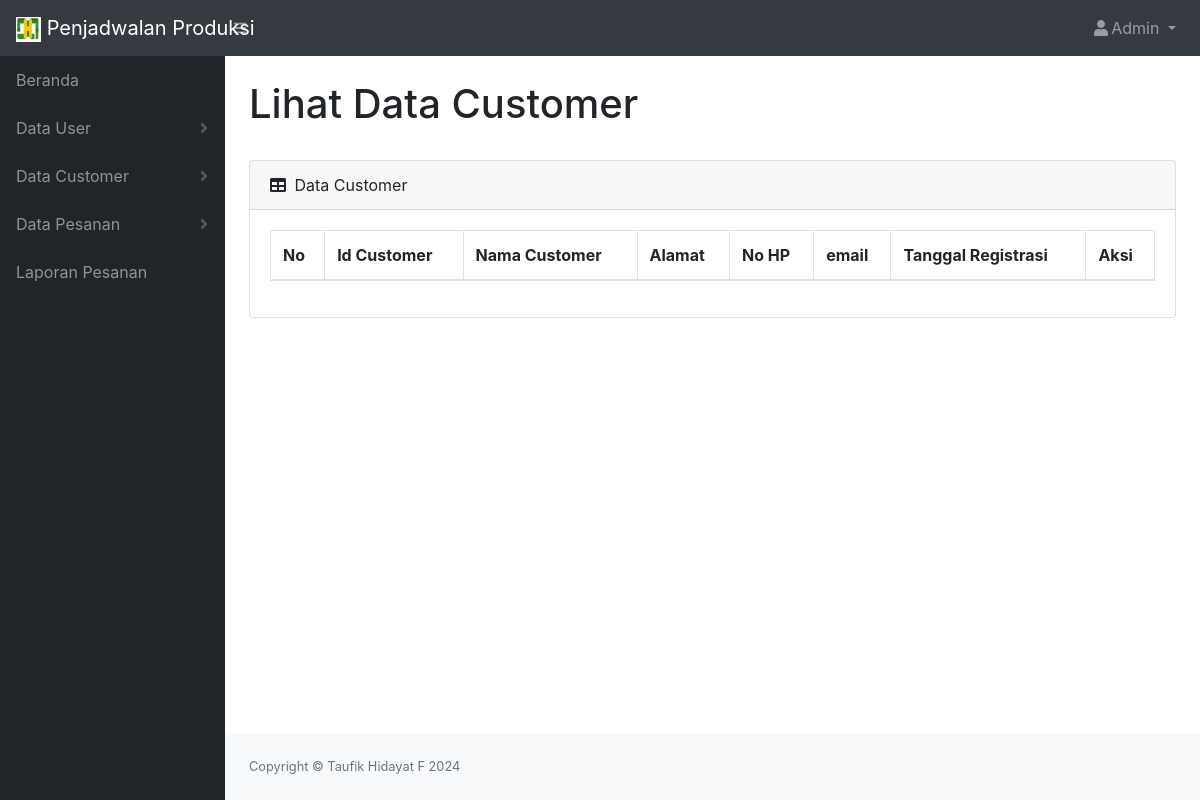
The app's page /menu_admin/lihat_customer.php, older data.
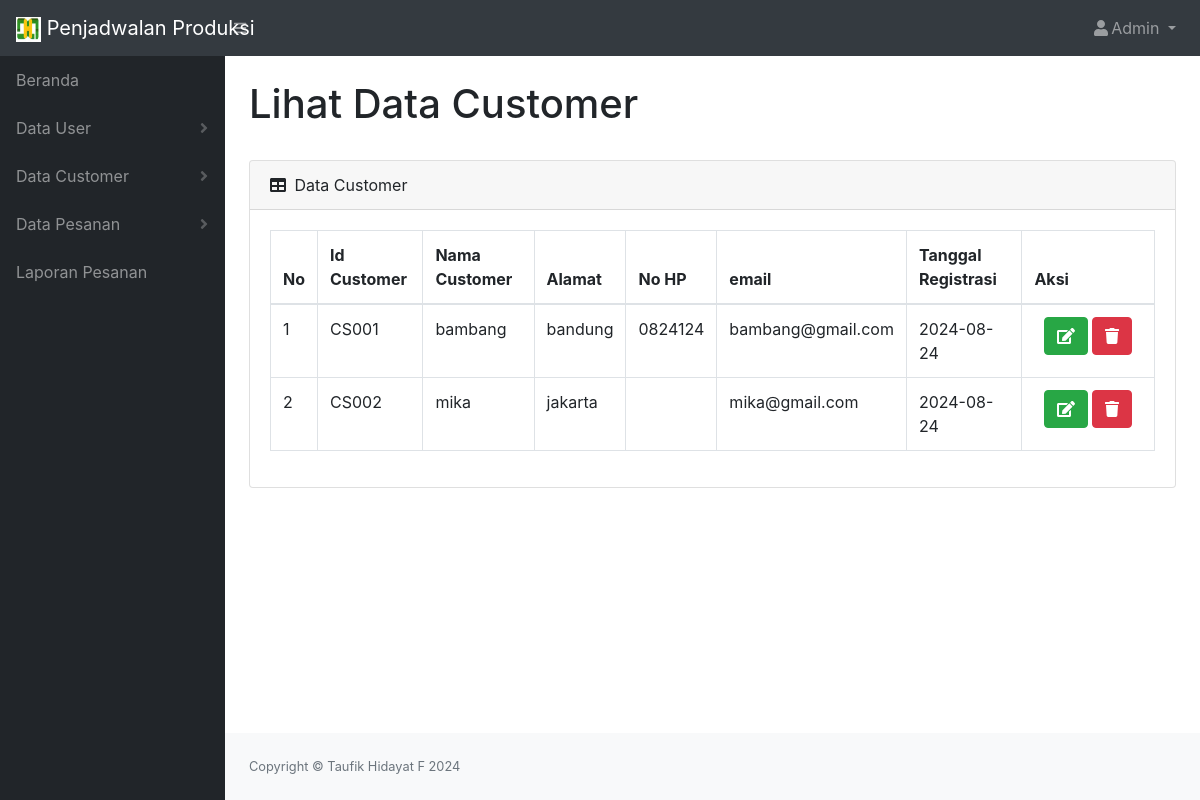
The same page, newer data.
### tables this page shows
CREATE TABLE `customer` (
  `id_customer` varchar(11) NOT NULL,
  `nama` varchar(255) NOT NULL,
  `alamat` text NOT NULL,
  `no_hp` varchar(20) NOT NULL,
  `email` varchar(255) NOT NULL,
  `tgl_daftar` date NOT NULL
);

### config/controller.php (called while the page is built, shortened)
<?php
function select($query)
{
    global $koneksi;
    $result = mysqli_query($koneksi, $query);
    $rows = [];
    while ($row = mysqli_fetch_assoc($result)) {
        $rows[] = $row;
    }
    return $rows;
}

### menu_admin/lihat_customer.php (the view, shortened to what this page needs)
<!DOCTYPE html>
<html lang="en">
<head>
    <link href="../css/styles.css" rel="stylesheet" />
    <link href="https://cdn.datatables.net/1.10.20/css/dataTables.bootstrap4.min.css" rel="stylesheet" />
</head>
<body class="sb-nav-fixed">
    <?php include '../tema_menu/header_Admin.php';
    include '../tema_menu/sidebar_Admin.php';
    $data_cs = select("SELECT * FROM customer "); ?>
    <div id="layoutSidenav_content">
        <main>
            <div class="container-fluid">
                <h1 class="mt-4">Lihat Data Customer</h1>
                <br>
                <div class="card mb-4">
                    <div class="card-header">
                        <i class="fas fa-table mr-1"></i>
                        Data Customer
                    </div>
                    <div class="card-body">
                        <div class="table-responsive">
                            <table class="table table-bordered" table-striped mt-3 id="dataTable">
                                <thead>
                                    <tr>
                                        <th>No</th>
                                        <th>Id Customer</th>
                                        <th>Nama Customer</th>
                                        <th>Alamat</th>
                                        <th>No HP</th>
                                        <th>email</th>
                                        <th>Tanggal Registrasi</th>
                                        <th>Aksi</th>
                                    </tr>
                                </thead>
                                <tbody>
                                    <?php $no = 1; ?>
                                    <?php foreach ($data_cs as $cs) : ?>
                                        <tr>
                                            <td><?= $no++; ?></td>
                                            <td><?= $cs['id_customer']; ?></td>
                                            <td><?= $cs['nama']; ?></td>
                                            <td><?= $cs['alamat']; ?></td>
                                            <td><?= $cs['no_hp']; ?></td>
                                            <td><?= $cs['email']; ?></td>
                                            <td><?= $cs['tgl_daftar']; ?></td>
                                            <td width="15%" class="text-center">
                                                <a href="ubah_customer.php?id_customer=<?= $cs['id_customer']; ?>" class="btn btn-success"><i class="fas fa-edit"></i></a>
                                                <a href="hapus_customer.php?id_customer=<?= $cs['id_customer']; ?>" class="btn btn-danger" onclick="return confirm('Yakin Data Customer : <?= $cs['nama']; ?>  Akan Dihapus ?');"><i class="fas fa-trash"></i></a>
                                            </td>
                                        </tr>
                                    <?php endforeach ?>
                                </tbody>
                            </table>
                        </div>
                    </div>
                </div>
            </div>
        </main>
        <?php include '../tema_menu/footer.php' ?>
    </div>
</body>
</html>

### tema_menu/header_Admin.php (shortened to what this page needs)
<html>
<nav class="sb-topnav navbar navbar-expand navbar-dark bg-dark">
            <a class="navbar-brand" href="../menu_admin/beranda.php"><img src="../assets/logo/logo.png" alt="deskripsi_gambar" width=25 height=25> Penjadwalan Produksi</a>
            <button class="btn btn-link btn-sm order-1 order-lg-0" id="sidebarToggle" href="#"><i class="fas fa-bars"></i></button>
            <ul class="navbar-nav ml-auto ml-md-0">
                <li class="nav-item dropdown">
                    <a class="nav-link dropdown-toggle" id="userDropdown" href="#" role="button" data-toggle="dropdown" aria-haspopup="true" aria-expanded="false"><i class="fas fa-user fa-fw"></i>Admin </a>
                </li>
            </ul>
        </nav>
</html>

### tema_menu/sidebar_Admin.php (shortened to what this page needs)
<html>
 <div id="layoutSidenav">
            <div id="layoutSidenav_nav">
                <nav class="sb-sidenav accordion sb-sidenav-dark" id="sidenavAccordion">
                    <div class="sb-sidenav-menu">
                        <div class="nav">
                            <a class="nav-link" href="beranda.php">
                                Beranda
                            </a>
                            <a class="nav-link collapsed" href="#" data-toggle="collapse" data-target="#collapseLayouts" aria-expanded="false" aria-controls="collapseLayouts">
                                Data User
                                <div class="sb-sidenav-collapse-arrow"><i class="fas fa-angle-down"></i></div>
                            </a>
                            <a class="nav-link collapsed" href="#" data-toggle="collapse" data-target="#collapseLayouts" aria-expanded="false" aria-controls="collapseLayouts">
                                Data Customer
                                <div class="sb-sidenav-collapse-arrow"><i class="fas fa-angle-down"></i></div>
                            </a>
                            <a class="nav-link collapsed" href="#" data-toggle="collapse" data-target="#collapsePages" aria-expanded="false" aria-controls="collapsePages">
                                Data Pesanan
                                <div class="sb-sidenav-collapse-arrow"><i class="fas fa-angle-down"></i></div>
                            </a>
                            <a class="nav-link" href="laporan_pesanan.php">
                                Laporan Pesanan
                            </a>
                        </div>
                    </div>
                </nav>
            </div>
</html>

### tema_menu/footer.php (shortened to what this page needs)
<html>
<footer class="py-4 bg-light mt-auto">
                    <div class="container-fluid">
                        <div class="d-flex align-items-center justify-content-between small">
                            <div class="text-muted">Copyright &copy; Taufik Hidayat F 2024</div>
                        </div>
                    </div>
                </footer>
</html>

Row changes from the older to the newer data that the page shows:
added customer: id_customer "CS001", nama "bambang", alamat "bandung", no_hp "0824124", email "bambang@gmail.com", tgl_daftar "2024-08-24"
added customer: id_customer "CS002", nama "mika", alamat "jakarta", email "mika@gmail.com", tgl_daftar "2024-08-24"
